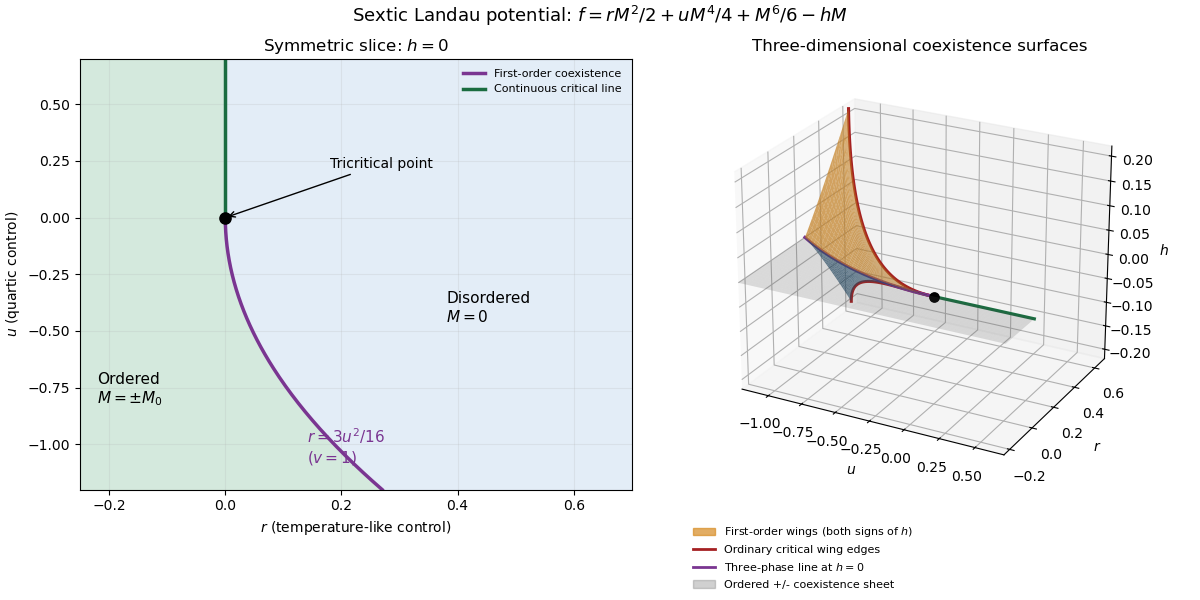

Generate this figure with Python:
"""Generate paper-45-tricritical-phase-diagram.png in the current directory.
Tested: Python 3.14.4, NumPy 2.3.5, Matplotlib 3.10.7 (root pyproject deps).
"""
from pathlib import Path
import os
import tempfile
os.environ.setdefault('MPLCONFIGDIR', str(Path(tempfile.gettempdir())/'codex-wiki-matplotlib'))
import numpy as np
import matplotlib
matplotlib.use('Agg')
import matplotlib.pyplot as plt
from matplotlib.lines import Line2D
from matplotlib.patches import Patch

def wing(u,q):
    # Two equal global minima a=q*ell and b=ell, sextic coefficient v=1.
    u0=-2*(2*q*q+q+2)/3
    ell=np.sqrt(u/u0)
    s=(q+1)*ell;p=q*ell*ell
    r=(s**4-s*s*p+3*p*p)/3
    h=s**3*p/3
    return r,h

def main():
    fig=plt.figure(figsize=(12,6),dpi=100,facecolor='white',layout='constrained')
    ax=fig.add_subplot(1,2,1)
    u=np.linspace(-1.2,.7,300);rco=np.where(u<0,3*u*u/16,0)
    ax.fill_betweenx(u,-.25,rco,color='#d4e9dd')
    ax.fill_betweenx(u,rco,.7,color='#e3edf7')
    un=u[u<0];up=u[u>=0]
    ax.plot(3*un*un/16,un,color='#7a3591',lw=2.5,label='First-order coexistence')
    ax.plot(np.zeros_like(up),up,color='#1a6c40',lw=2.5,label='Continuous critical line')
    ax.scatter([0],[0],s=65,color='black',zorder=5)
    ax.annotate('Tricritical point',(0,0),(.18,.22),arrowprops={'arrowstyle':'->'},fontsize=10)
    ax.text(-.22,-.82,'Ordered\n$M=\\pm M_0$',fontsize=11)
    ax.text(.38,-.46,'Disordered\n$M=0$',fontsize=11)
    ax.text(.14,-1.08,'$r=3u^2/16$\n($v=1$)',color='#7a3591',fontsize=11)
    ax.set(xlim=(-.25,.7),ylim=(-1.2,.7),xlabel='$r$ (temperature-like control)',ylabel='$u$ (quartic control)',title='Symmetric slice: $h=0$')
    ax.legend(loc='upper right',fontsize=8,frameon=False)
    ax.grid(alpha=.2)
    bx=fig.add_subplot(1,2,2,projection='3d')
    us=np.linspace(-1.2,-.001,65);qs=np.linspace(0,1,60)
    U,Q=np.meshgrid(us,qs);RR,HH=wing(U,Q)
    bx.plot_surface(U,RR,HH,color='#d78b22',alpha=.7,linewidth=0,antialiased=True)
    bx.plot_surface(U,RR,-HH,color='#367cad',alpha=.7,linewidth=0,antialiased=True)
    # h=0 ordered +/- coexistence sheet, bounded by the triple/critical curves.
    ua=np.linspace(-1.2,.7,65);fraction=np.linspace(0,1,25)
    UA,FF=np.meshgrid(ua,fraction);top=np.where(UA<0,3*UA**2/16,0)
    RA=-.25+FF*(top+.25)
    bx.plot_surface(UA,RA,np.zeros_like(RA),color='#666666',alpha=.18,linewidth=0)
    rc,hc=wing(us,np.ones_like(us))
    bx.plot(us,rc,hc,color='#a52022',lw=2.2)
    bx.plot(us,rc,-hc,color='#a52022',lw=2.2)
    bx.plot(us,3*us**2/16,np.zeros_like(us),color='#7a3591',lw=2.3)
    bx.plot(up,np.zeros_like(up),np.zeros_like(up),color='#1a6c40',lw=2.3)
    bx.scatter([0],[0],[0],color='black',s=45,depthshade=False)
    bx.set(xlabel='$u$',ylabel='$r$',zlabel='$h$',xlim=(-1.2,.7),ylim=(-.25,.7),zlim=(-.22,.22),title='Three-dimensional coexistence surfaces')
    bx.view_init(elev=24,azim=-62)
    bx.set_box_aspect((1.25,1,1))
    handles=[Patch(color='#d78b22',alpha=.7,label='First-order wings (both signs of $h$)'),Line2D([],[],color='#a52022',lw=2,label='Ordinary critical wing edges'),Line2D([],[],color='#7a3591',lw=2,label='Three-phase line at $h=0$'),Patch(color='#666666',alpha=.3,label='Ordered +/- coexistence sheet')]
    bx.legend(handles=handles,loc='upper left',bbox_to_anchor=(-.05,-.06),fontsize=8,frameon=False)
    fig.suptitle('Sextic Landau potential: $f=rM^2/2+uM^4/4+M^6/6-hM$',fontsize=13)
    fig.savefig(Path.cwd()/'paper-45-tricritical-phase-diagram.png',dpi=100,facecolor='white',transparent=False)
    plt.close(fig)

if __name__=='__main__':main()
